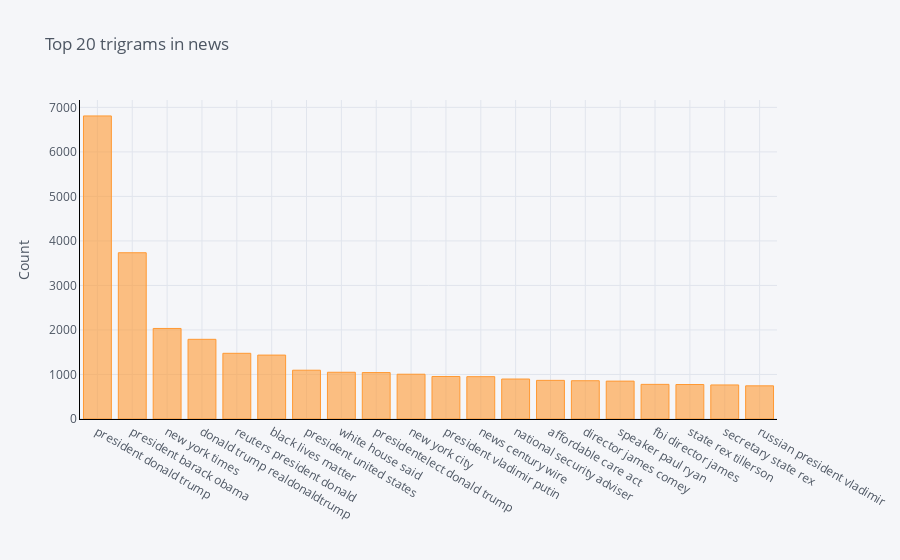

The code cell stored with this chart in its notebook:
### Code cell
#Function to get top trigram words
def get_top_n_trigram(corpus, n=None):
    vec = CountVectorizer(ngram_range=(3, 3), stop_words='english').fit(corpus)
    bag_of_words = vec.transform(corpus)
    sum_words = bag_of_words.sum(axis=0) 
    words_freq = [(word, sum_words[0, idx]) for word, idx in vec.vocabulary_.items()]
    words_freq =sorted(words_freq, key = lambda x: x[1], reverse=True)
    return words_freq[:n]

#Calling function and return only top 20 words
common_words = get_top_n_trigram(clean_news['news'], 20)

#Printing word and their respective frequencies
for word, freq in common_words:
    print(word, freq)

#Creating a dataframe with words and count
df6 = pd.DataFrame(common_words, columns = ['news' , 'count'])

#Grouping the words and plotting their frequencies
df6.groupby('news').sum()['count'].sort_values(ascending=False).iplot(
    kind='bar', yTitle='Count', linecolor='black', title='Top 20 trigrams in news')

### Figure 1 — Plotly figure (JSON) as saved in the notebook; plotly's stock layout.template omitted (floating-point values rounded to 4 significant figures)
{"data": [{"marker": {"color": "rgba(255, 153, 51, 0.6)", "line": {"color": "rgba(255, 153, 51, 1.0)", "width": 1}}, "name": "count", "orientation": "v", "text": "", "type": "bar", "x": ["president donald trump", "president barack obama", "new york times", "donald trump realdonaldtrump", "reuters president donald", "black lives matter", "president united states", "white house said", "presidentelect donald trump", "new york city", "president vladimir putin", "news century wire", "national security adviser", "affordable care act", "director james comey", "speaker paul ryan", "fbi director james", "state rex tillerson", "secretary state rex", "russian president vladimir"], "y": [6808, 3735, 2034, 1790, 1476, 1436, 1096, 1050, 1043, 1006, 955, 951, 898, 868, 860, 851, 778, 775, 765, 745]}], "layout": {"legend": {"bgcolor": "#F5F6F9", "font": {"color": "#4D5663"}}, "paper_bgcolor": "#F5F6F9", "plot_bgcolor": "#F5F6F9", "title": {"font": {"color": "#4D5663"}, "text": "Top 20 trigrams in news"}, "xaxis": {"gridcolor": "#E1E5ED", "linecolor": "black", "showgrid": true, "tickfont": {"color": "#4D5663"}, "title": {"font": {"color": "#4D5663"}, "text": ""}, "zerolinecolor": "#E1E5ED"}, "yaxis": {"gridcolor": "#E1E5ED", "linecolor": "black", "showgrid": true, "tickfont": {"color": "#4D5663"}, "title": {"font": {"color": "#4D5663"}, "text": "Count"}, "zerolinecolor": "#E1E5ED"}}}
